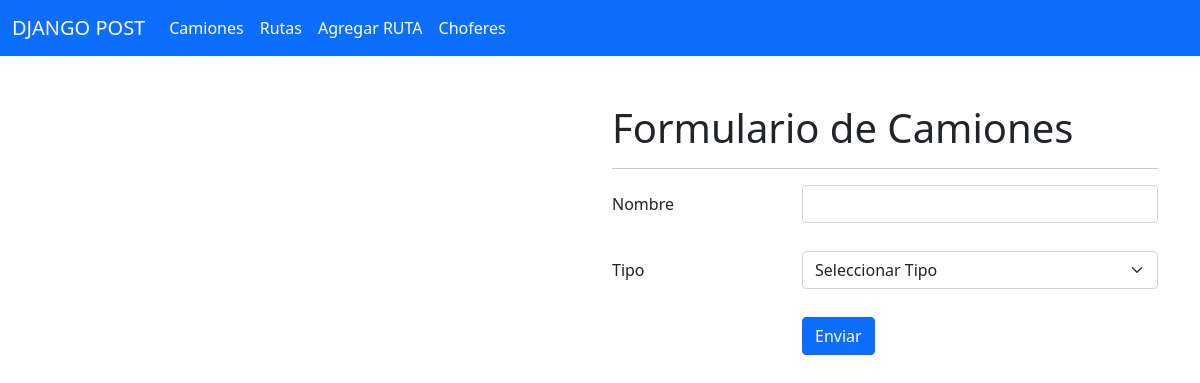
Before: /camiones/ with the older database file.
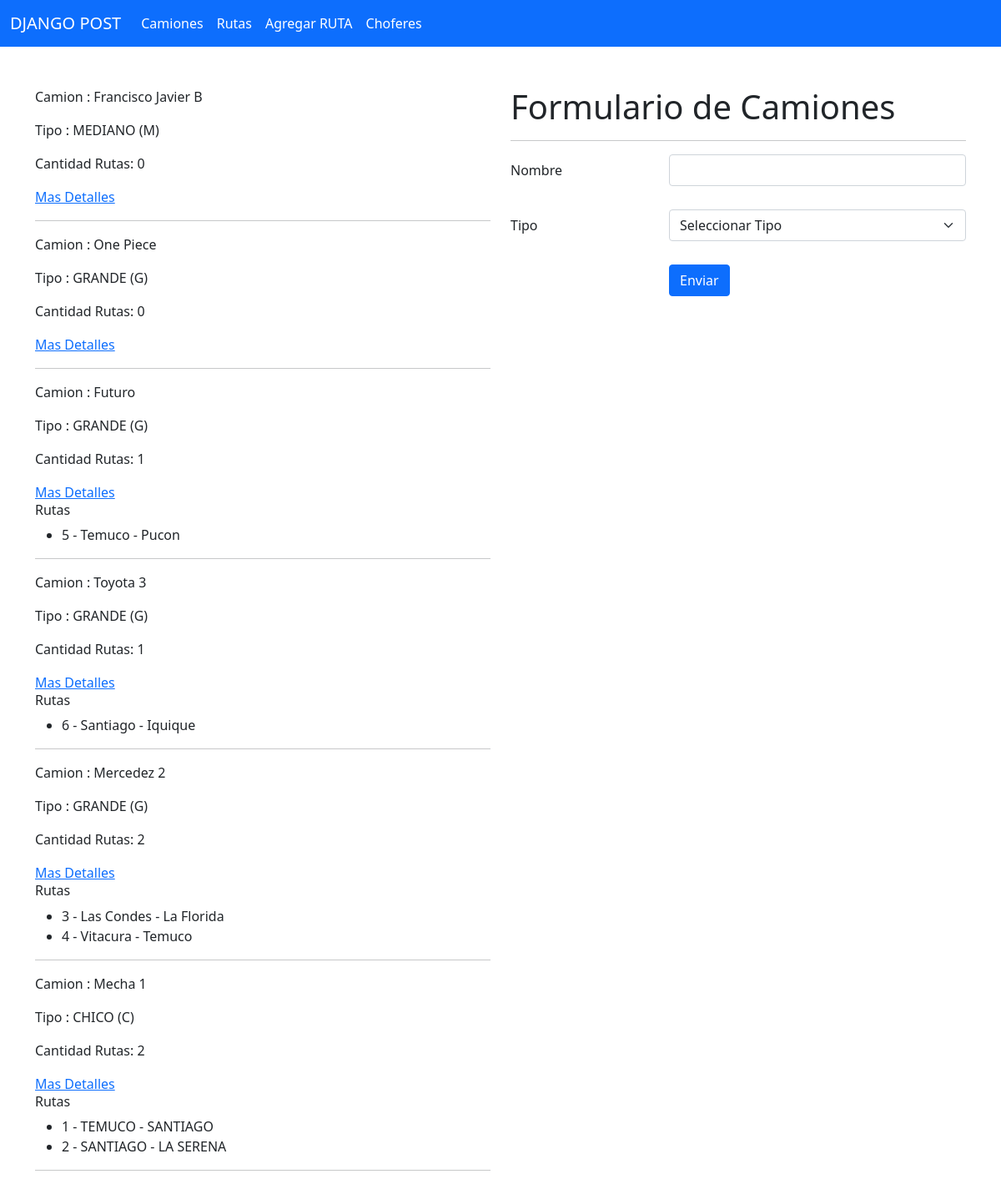
After: the same page with the newer database file.
### app/models.py (models this page shows)
class Camion(models.Model):
    SIZE_CHICO = 'C'
    SIZE_MEDIANO = 'M'
    SIZE_GRANDE = 'G'
    TIPO_CAMION = (
        (SIZE_CHICO, 'CHICO'),
        (SIZE_MEDIANO, 'MEDIANO'),
        (SIZE_GRANDE, 'GRANDE'),
    )
    nombre = models.CharField(max_length=50)
    tipo = models.CharField(max_length=1, choices=TIPO_CAMION, default=SIZE_CHICO)
    created_at = models.DateTimeField(auto_now_add=True)
    updated_at = models.DateTimeField(auto_now=True)

class Ruta(models.Model):
    camion = models.ForeignKey(Camion, related_name="rutas", on_delete=models.CASCADE)
    origen = models.CharField(max_length=100)
    destino = models.CharField(max_length=100)
    created_at = models.DateTimeField(auto_now_add=True)
    updated_at = models.DateTimeField(auto_now=True)
    def __str__(self):
        return f"{self.id} - {self.origen} - {self.destino}"

### app/views.py (the view, shortened to what this page needs)
# urls.py: path('camiones/', views.camiones, name='camiones' ),
def camiones(request):
    if request.method == "GET":
        contexto = {
            'camiones': Camion.objects.all().order_by("-updated_at"),
            'tipos' : Camion.TIPO_CAMION
        }
        return render(request, 'app/camiones.html', contexto)

### app/templates/app/camiones.html (shortened to what this page needs)
{% extends "app/base.html"%} {% block titulo %}Camiones{% endblock %} {% block contenido %}
<div class="container mt-5">
    <div class="row">
        <div class="col-6">
            {% for camion in camiones %}
            <p>Camion : {{camion.nombre}}</p>
            <p>Tipo : {{camion.get_tipo_display}} ({{camion.tipo}})</p>
            <p>Cantidad Rutas: {{camion.rutas.count}} </p>
            <a href="{% url 'camion' id=camion.id %}"> Mas Detalles </a> {% if camion.rutas.count > 0 %}
            <h6>Rutas</h6>
            <ul>
                {% for ruta in camion.rutas.all %}
                <li>{{ruta}}</li>
                {% endfor %}
            </ul>
            {% endif %}
            <hr> {% endfor %}
        </div>
        <div class="col-6">
            <h1>Formulario de Camiones</h1>
            <hr>
            <form action="" method="post">
                <div class="row g-4 align-items-center">
                    <div class="col-4">
                        <label for="nombre" class="col-form-label">Nombre</label>
                    </div>
                    <div class="col-8">
                        <input type="text" id="nombre" class="form-control" name="nombre">
                    </div>
                </div>
                <div class="row g-4 mt-1 align-items-center">
                    <div class="col-4">
                        <label for="nombre" class="col-form-label">Tipo</label>
                    </div>
                    <div class="col-8">
                        <select class="form-select" name="tipo">
                        <option value="">Seleccionar Tipo</option>
                        </select>
                    </div>
                </div>
                <div class="row g-4 mt-1 align-items-center">
                    <div class="col-8">
                        <button type="submit" class="btn btn-primary">Enviar</button>
                    </div>
                </div>
            </form>
        </div>
    </div>
</div>
{% endblock %}

### app/templates/app/base.html (shortened to what this page needs)
<!DOCTYPE html>
<html lang="en">
<head>
    {% load static %}
    <link rel="stylesheet" href="{% static 'css/bootstrap.min.css' %}">
    <link rel="stylesheet" href="{% static 'css/toastr.css' %}">
</head>
<body>
    <nav class="navbar navbar-expand-lg navbar-dark bg-primary">
        <div class="container-fluid">
          <a class="navbar-brand" href="{% url 'index' %}">DJANGO POST</a>
          <div class="collapse navbar-collapse" id="navbarSupportedContent">
            <ul class="navbar-nav me-auto mb-2 mb-lg-0">
              <li class="nav-item">
                <a class="nav-link active" aria-current="page" href="{% url 'camiones' %}">Camiones</a>
              </li>
              <li class="nav-item">
                <a class="nav-link active" aria-current="page" href="{% url 'rutas' %}">Rutas</a>
              </li>
              <li class="nav-item">
                <a class="nav-link active" aria-current="page" href="{% url 'ruta_add' %}">Agregar RUTA</a>
              </li>
              <li class="nav-item">
                <a class="nav-link active" aria-current="page" href="{% url 'choferes' %}">Choferes</a>
              </li>
            </ul>
          </div>
        </div>
      </nav>
    {% block contenido %}{% endblock %}
</body>
</html>

Changed rows visible on the page:
added Camion: nombre "Francisco Javier B", tipo "MEDIANO", tipo "M", rutas.count "0"
added Camion: nombre "One Piece", tipo "GRANDE", tipo "G", rutas.count "0"
added Camion: nombre "Futuro", tipo "GRANDE", tipo "G", rutas.count "1"
added Ruta: id+origen+destino "5 - Temuco - Pucon", shown under "Futuro"
added Camion: nombre "Toyota 3", tipo "GRANDE", tipo "G", rutas.count "1"
added Ruta: id+origen+destino "6 - Santiago - Iquique", shown under "Toyota 3"
added Camion: nombre "Mercedez 2", tipo "GRANDE", tipo "G", rutas.count "2"
added Ruta: id+origen+destino "3 - Las Condes - La Florida", shown under "Mercedez 2"
added Ruta: id+origen+destino "4 - Vitacura - Temuco", shown under "Mercedez 2"
added Camion: nombre "Mecha 1", tipo "CHICO", tipo "C", rutas.count "2"
added Ruta: id+origen+destino "1 - TEMUCO - SANTIAGO", shown under "Mecha 1"
added Ruta: id+origen+destino "2 - SANTIAGO - LA SERENA", shown under "Mecha 1"
